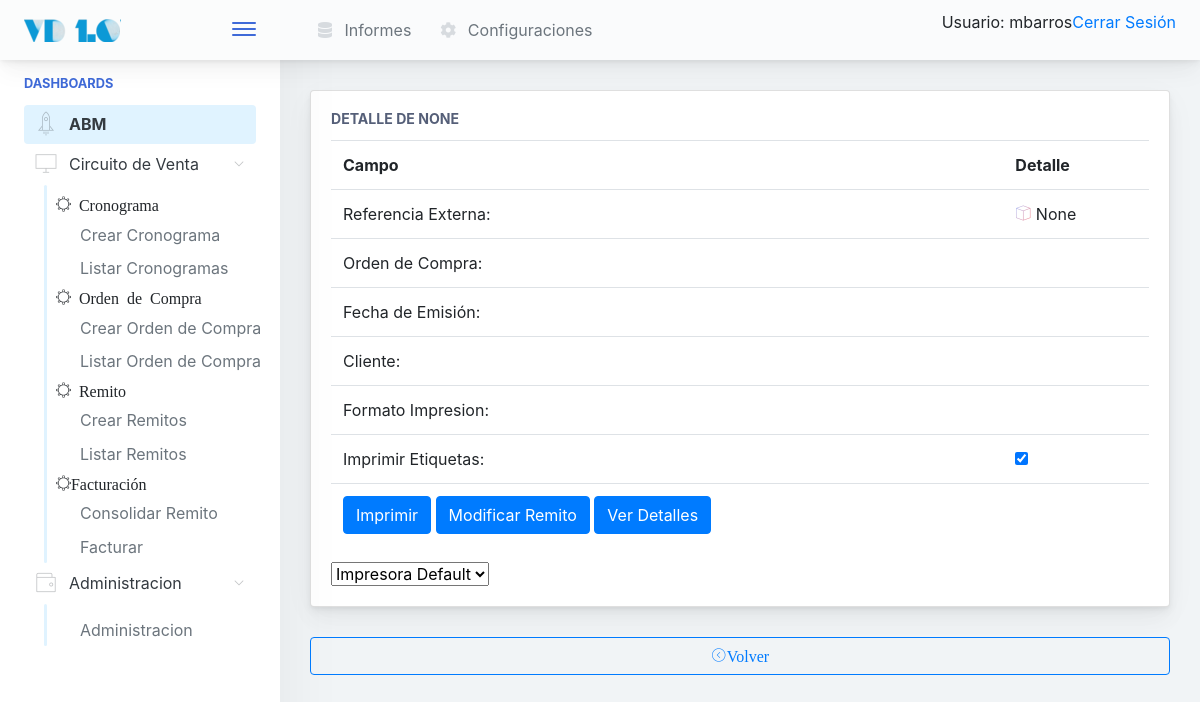
/venta/preimpresion/65 (signed in), run on an earlier commit of the app's database.
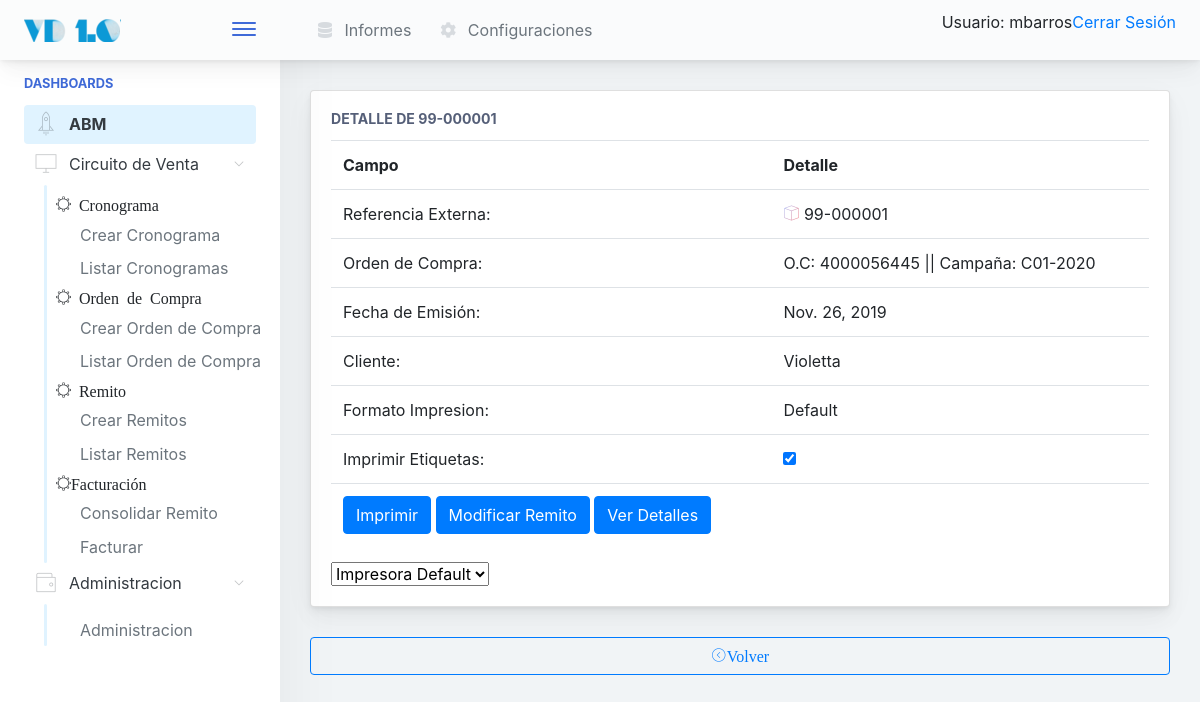
And on a later commit of the database.
### venta/models.py (models this page shows)
class Remito(models.Model):
	referencia_externa 		= models.CharField(max_length=50, unique=True)
	cliente 				= models.ForeignKey(Cliente, null=False, blank=False, on_delete=models.CASCADE)
	tipo_documento			= models.CharField(max_length=50, choices=DOCUMENTOS_CHOICES, blank=False, null=False, default='Remito')
	ordencompra 			= models.ForeignKey(OrdenCompra, null=False, blank=False, on_delete=models.CASCADE)
	fecha_emision			= models.DateField(null=True, blank=True)
	formato_de_impresion 	= models.ForeignKey(FormatodeImpresion, default=1, null=False, blank=False, on_delete=models.CASCADE)
	conformado				= models.BooleanField(default=False)
	anulado					= models.BooleanField(default=False)
	def __str__(self):
		return self.referencia_externa

class OrdenCompra(models.Model):
	referencia_externa 	= models.CharField(max_length=20, unique=True)
	cliente 			= models.ForeignKey(Cliente, null=False, blank=False, on_delete=models.CASCADE)
	cronograma 			= models.ForeignKey(Cronograma, null=False, blank=False, on_delete=models.CASCADE)
	fecha_emision 		= models.DateField(null=False, blank=False)
	circuito 			= models.CharField(max_length=12, choices=CIRCUITO_CHOICE, default='Facturar')
	def __str__(self):
		return "O.C: " + self.referencia_externa + " || Campaña: " + str(self.cronograma)

class Cronograma(models.Model):
	nombre  				= models.CharField(max_length=20)
	cliente 				= models.ForeignKey(Cliente, null=False, blank=False, on_delete=models.CASCADE)
	fecha_inicio 			= models.DateField(default='1983-01-17')
	fecha_finalizacion		= models.DateField(default='1983-01-17')
	terminada 				= models.BooleanField(default=False)
	def __str__(self):
		return self.nombre

class FormatodeImpresion(models.Model):
	nombre 			= models.CharField(max_length=20, unique=True)
	def __str__(self):
		return self.nombre

### gral/models.py (models this page shows)
class Cliente(models.Model):
    razon_social      = models.CharField(max_length=150, unique=True)
    nombre_corto      = models.CharField(max_length=25, unique=True)
    cuit              = models.CharField(max_length=15, unique=True)
    direccion_fiscal  = models.CharField(max_length=250)
    direccion_entrega = models.CharField(max_length=250)
    condicion_iva     = models.CharField(max_length=100, blank=False, default='Responsable Inscripto')
    observaciones     = models.TextField(blank=True)
    def __str__(self):
        return self.nombre_corto

### venta/views.py (the view)
# urls.py: path('preimpresion/<int:id_remito>', PreImpresion, name='Preimpresion'),
def PreImpresion(request, id_remito):
	model = Remito.objects.filter(pk=id_remito).last()
	impresoras = ConfigImpresionRemito.objects.all()
	return render(request, 'venta/preimpresion.html', {'remito' : model, 'impresoras' : impresoras})

### configuraciones/models.py (called while the page is built)
    def __str__(self):
        return self.nombre

### inicio/templates/venta/preimpresion.html
{% extends '../base.html' %}
{%  block cuerpo %}
<div class="main-card mb-3 card">
	<div class="card-body">
		<h5 class="card-title">Detalle de {{ remito }}</h5>
		<table class="table table-hover table-fixed">
		<tr>
			<th>
				Campo
			</th>
			<th>
				Detalle
			</th>
		</tr>
		<tr>
				<td>Referencia Externa: </td>
				<td><i class="pe-7s-box2 icon-gradient bg-amy-crisp">
		        </i>
		        	{{ remito }}
		      </td>
		      </tr>
			<tr>
		      <td>Orden de Compra: </td>
		      <td>
		        {{ remito.ordencompra }}
		      </td>
		      </tr>
		      <tr>
		      <td>Fecha de Emisión: </td>
		      <td>
		        {{ remito.fecha_emision }}
		      </td>
		      </tr>
		      <tr>
		      <td>Cliente: </td>
		      <td>
		        {{ remito.cliente }}
		        </td>
		      </tr>
		      <tr>
		      <td>Formato Impresion: </td>
		      <td>
		        {{ remito.formato_de_impresion }}
		        </td>
		      </tr>
		      <tr>
		      <td>Imprimir Etiquetas: </td>
		      <td>
		        <input type="checkbox" name="imprimir_etiquetas" checked>
		        </td>
		      </tr>
		      <tr>
		      <td>
		      	<a href="{% url 'venta:remitoPDF' id_remito=remito.pk etiqueta=1  impresion=1 %}" ><input type="button" class="btn btn-primary" value="Imprimir"></a>
			  	<a href="#"><input type="button" class="btn btn-primary" value="Modificar Remito"></a>
				<a href="{% url 'venta:RemitoDetail' pk=remito.pk %}"><input type="button" class="btn btn-primary" value="Ver Detalles"></a>
			<td>
				</tr>
		</table>
		<select name="impresora"{% for impresora in impresoras %}
								><option value="{{ impresora.pk }}">{{ impresora }}</option>
								{% endfor %}
		</select>
	</div>
</div>
<a href="{% url 'venta:RemitoListar' %}">
<button class="mb-2 mr-2 btn-transition btn btn-outline-primary btn-block">
		<i class="pe-7s-angle-left-circle">Volver</i>
</button>
	</a>
{% endblock %}

What changed in the data, as far as the page shows it:
added Remito: referencia_externa "99-000001", ordencompra "O.C: 4000056445 || Campaña: C01-2020", fecha_emision "Nov. 26, 2019", cliente "Violetta", formato_de_impresion "Default"
Also different on the page:
{{ remito }}: "NONE" → (not shown)
{{ remito }}: "None" → (not shown)
